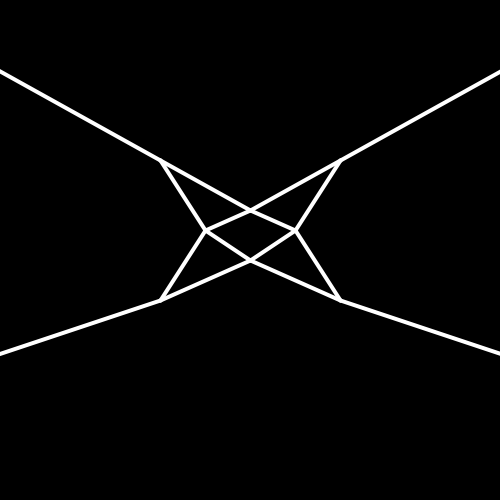
Frame 1 (no input)
Frame 60 (the mouse pressed at the canvas centre just before this capture): identical to frame 1, image omitted
Frame 120 (the mouse held since frame 60 and released just before this capture): identical to frame 1, image omitted

The Processing sketch that drew this single still picture (run headless with seeded random() and noise(); from frame 60 on, the mouse is pressed at the canvas centre):

// Processing sketch: processing_56943
// ── processing_56943.pde

int h;
int h1;
int w;
int x;
int y;
 
void setup (){
  size(500,500);
  h=70;
  h1=50;
  w=45;
  x=160;
  y=160;
  }
 
void draw (){
  background(0);
  stroke (255);
  strokeWeight (4);
  line (x,y,x+w,y+h);
  line (x+w,y+h,x,y+h*2);
  line (x,y+h*2,x+w*2,y+h1*2);
  line (x+w*2,y+h1*2,x+w*4,y+h*2);
  line (x+w*4,y+h*2,x+w*3,y+h);
  line (x+w*3,y+h,x+w*4,y);
  line (x+w*4,y,x+w*2,y+h1);
  line (x+w*2,y+h1,x,y);
 
   
 line (x+w,y+h,x+w*2,y+h1);
 line (x+w*2,y+h1,x+w*3,y+h);
 line (x+w*3,y+h,x+w*2,y+h1*2);
 line (x+w,y+h,x+w*2,y+h1*2);
  


 
 line (x,y,x-w*4,y-h1*2);
 line (x+w*4,y,x+w*8,y-h1*2);
 line (x,y+h*2,x-w*4,y+h1*4);
 line (x+w*4,y+h*2,x+w*8,y+h1*4);
 
 
 
}
